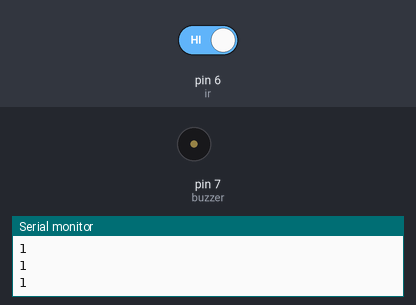
A sketch run on a simulated Arduino Uno, built with avr-gcc and run on an emulated ATmega328P. On the bench: buzzer (waves = sounding, pin HIGH), the last lines printed to the serial monitor. The test bench sets the inputs (shaded band); at power-on: pin 6 (ir) HIGH.

Above: at 1.2 s.
1.3 s: pin 6 (ir) driven LOW
At 2.5 s:
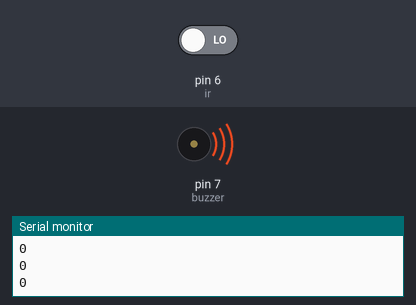
2.8 s: pin 6 (ir) driven HIGH
At 3.8 s:
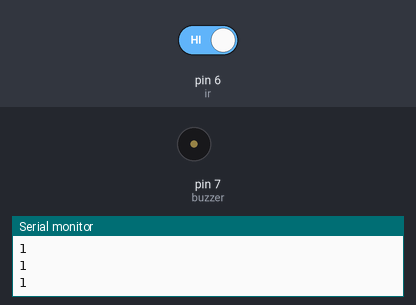
Timing chart, 0 to 5.8 s (numbered marks = the images above; inputs shaded):
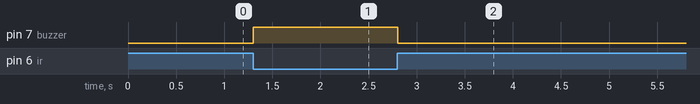

Measured:
- after the input at 1.3 s, pin 7 (buzzer): LOW → HIGH at once
- after the input at 2.8 s, pin 7 (buzzer): HIGH → LOW at once

The sketch:

Arduino-UNO-make-buzzer-buzz.ino
```cpp
#define ir 6
#define buzzer 7
int x;
void setup() {

  // put your setup code here, to run once:
pinMode(ir,INPUT);
pinMode(buzzer,OUTPUT);
Serial.begin(9600);
}

void loop() {
  x=digitalRead(ir);
  if(x==0){
  digitalWrite(buzzer,HIGH);
  }

  else if(x==1){
  digitalWrite(buzzer,LOW);
  }
Serial.println(digitalRead(ir));
delay(100);
}
```
